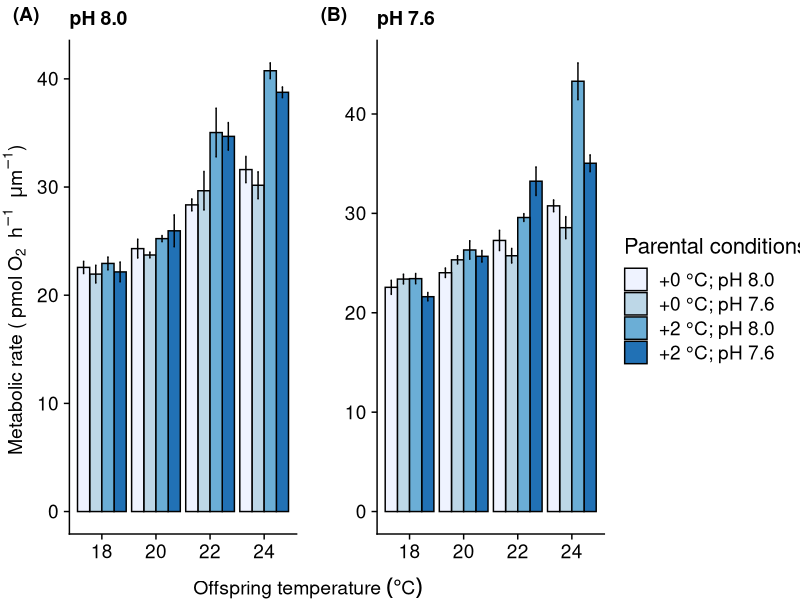

Write R code to recreate this figure. (Note: this script raises an error after producing the figure.)
library(tidyverse)
library(readxl)
library(viridis)
dt <- 
  read_excel("input/ch_larval/larval_mR_2015.xlsx", sheet = 2, skip = 1) %>%
  group_by(parents, parent_temp, parent_ph, temp, ph) %>%
  summarise(mean = mean(mr),
    se = sd(mr)/sqrt(3)) %>%
  print()

# Brewer colours -----
# Generate plots -----
# offspring low pH
p1_bar <- 
  dt %>%
  mutate(parents = factor(parents, levels = c("0C", "0A", "2C", "2A"))) %>%
  filter(ph == "pH 7.6") %>%
  ggplot(aes(factor(temp), mean, fill = parents)) +
  geom_bar(stat = "identity", position = "dodge", colour = "black", size = .5) +
  geom_errorbar(aes(ymin = mean - se, ymax = mean + se), width = .1,
    position = position_dodge(.9)) +
  cowplot::theme_cowplot(font_size = 16) +
  scale_fill_brewer(name = "Parental conditions",
    labels = c(
      "+0 °C; pH 8.0",
      "+0 °C; pH 7.6",
      "+2 °C; pH 8.0",
      "+2 °C; pH 7.6")) +
  xlab("") +
  ylab("") +
  # ggtitle("7.6 pH") +
  ggtitle("pH 7.6") +
  theme(plot.title = element_text(size = 14, face = "bold")) +
  geom_blank()


# offspring ambient pH
p2_bar <- 
  dt %>%
  mutate(parents = factor(parents, levels = c("0C", "0A", "2C", "2A"))) %>%
  filter(ph == "pH 8.0") %>%
  ggplot(aes(factor(temp), mean, fill = parents)) +
  geom_bar(stat = "identity", position = "dodge", colour = "black", size = .5) +
  geom_errorbar(aes(ymin = mean - se, ymax = mean + se), width = .1,
    position = position_dodge(.9)) +
  cowplot::theme_cowplot(font_size = 16) +
  scale_fill_brewer(name = "Parental conditions",
    labels = c(
      "+0 °C; pH 8.0",
      "+0 °C; pH 7.6",
      "+2 °C; pH 8.0",
      "+2 °C; pH 7.6")) +
  xlab("") + # leave this blank so that it doesn't duplicate in plot_grid()
  ylab("") +
  # ggtitle("8.0 pH") +
  ggtitle("pH 8.0") +
  theme(plot.title = element_text(size = 14, face = "bold")) +
  geom_blank()


# Generate legends -----

## for legends on right side -----
legend_right <- cowplot::get_legend(p1_bar + 
    theme(legend.box.margin = margin(0, 0, 0, 12)))


## for legends on bottom side -----
legend_bot <- cowplot::get_legend(p1_bar +
    theme(legend.direction = "horizontal",
      legend.justification = "center" ,
      legend.box.just = "bottom"))

## vertical-arranged plots -----
pp_v <- 
  cowplot::plot_grid(p2_bar + theme(legend.position = "none"), 
    p1_bar + theme(legend.position = "none"),
    ncol = 1,
    labels = c("A   8.0 pH","B   7.6 pH")) +
  cowplot::draw_label((expression("Metabolic rate (" ~ pmol ~ O[2] ~~ h ^ -1 ~~ mu*m ^ -1 * ")")), x = 0, y = 0.5, vjust = 1.1, angle = 90) +
  cowplot::draw_label(expression("Offspring temperature " ( degree*C)), x = .5, y = .02)


pp_vbot <- 
  cowplot::plot_grid(pp_v, legend_bot, ncol = 1, rel_heights = c(1, .1))


pp_vside <- 
  cowplot::plot_grid(pp_v, legend_right, rel_widths = c(1, .4))


# horizontal-arranged plots -----

pp_hz <- 
  cowplot::plot_grid(p2_bar + theme(legend.position = "none"), 
    p1_bar + theme(legend.position = "none"),
    ncol = 2,
    labels = c("(A)", "(B)")) +
  cowplot::draw_label((expression("Metabolic rate (" ~ pmol ~ O[2] ~~ h ^ -1 ~~ mu*m ^ -1 * ")")), x = 0, y = 0.5, vjust = 1.1, angle = 90) +
  cowplot::draw_label(expression("Offspring temperature " ( degree*C)), x = .5, y = 0.02)

# horizontally spaced plots, with legend
pp_hzside <- 
  cowplot::plot_grid(pp_hz, legend_right, rel_widths = c(1, .3))

pp_hzbot <- 
  cowplot::plot_grid(pp_hz, legend_bot, ncol = 1, rel_heights = c(1, .1))

## previews -----

# pp_vbot # vertical-arranged plots with bottom legend
# pp_vside # vertical-arranged plots with side legend
# pp_hzbot # horizontal-arranged plots with bottom legend
pp_hzside # horizontal-arranged plots with side legend SELECTED



# Custom colours -----

# only if asked!


# Export -----
# cowplot::save_plot(
#   "figs/ch_larval/larvalrates_vbot.png", pp_vbot,
#   base_height = 12, base_width = 9
# )
# cowplot::save_plot(
#   "figs/ch_larval/larvalrates_vside.png", pp_vside,
#   base_height = 12, base_width = 8
# )
# cowplot::save_plot(
#   "figs/ch_larval/larvalrates_hzbot.png", pp_hzbot,
#   base_height = 6, base_width = 12
# )
cowplot::save_plot(
  "figs/ch_larval/larvalrates_hzside.png", pp_hzside,
  base_height = 6, base_width = 12
)
